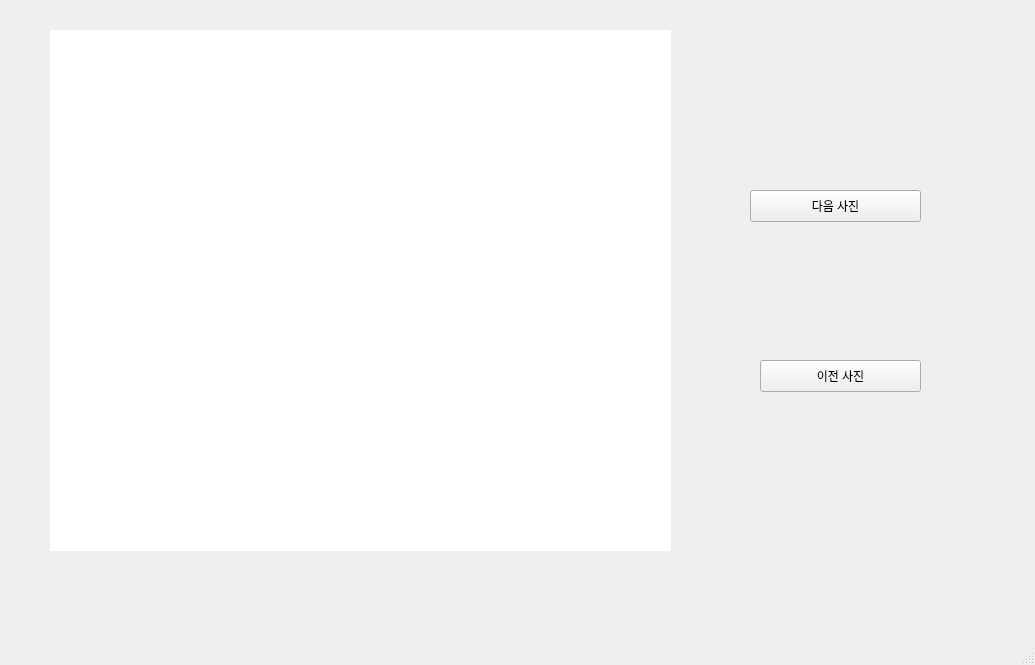
<?xml version="1.0" encoding="UTF-8"?>
<ui version="4.0">
 <class>MainWindow</class>
 <widget class="QMainWindow" name="MainWindow">
  <property name="geometry">
   <rect>
    <x>0</x>
    <y>0</y>
    <width>1035</width>
    <height>665</height>
   </rect>
  </property>
  <property name="windowTitle">
   <string>MainWindow</string>
  </property>
  <widget class="QWidget" name="centralwidget">
   <widget class="QLabel" name="photo">
    <property name="geometry">
     <rect>
      <x>50</x>
      <y>30</y>
      <width>621</width>
      <height>521</height>
     </rect>
    </property>
    <property name="styleSheet">
     <string notr="true">background-color:white</string>
    </property>
    <property name="text">
     <string/>
    </property>
   </widget>
   <widget class="QPushButton" name="button1">
    <property name="geometry">
     <rect>
      <x>750</x>
      <y>190</y>
      <width>171</width>
      <height>32</height>
     </rect>
    </property>
    <property name="text">
     <string>다음 사진</string>
    </property>
   </widget>
   <widget class="QPushButton" name="button2">
    <property name="geometry">
     <rect>
      <x>760</x>
      <y>360</y>
      <width>161</width>
      <height>32</height>
     </rect>
    </property>
    <property name="text">
     <string>이전 사진</string>
    </property>
   </widget>
  </widget>
  <widget class="QMenuBar" name="menubar">
   <property name="geometry">
    <rect>
     <x>0</x>
     <y>0</y>
     <width>1035</width>
     <height>24</height>
    </rect>
   </property>
  </widget>
  <widget class="QStatusBar" name="statusbar"/>
 </widget>
 <resources/>
 <connections/>
</ui>
